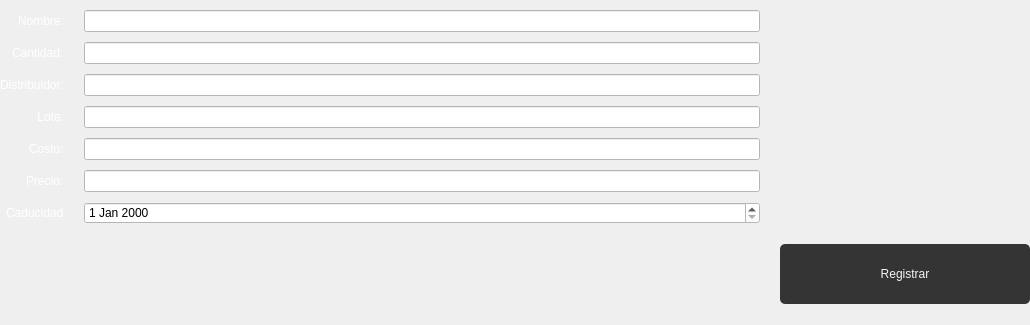
                              <widget class="QWidget" name="scrollAreaWidgetContents_14">
                               <property name="geometry">
                                <rect>
                                 <x>0</x>
                                 <y>0</y>
                                 <width>1030</width>
                                 <height>325</height>
                                </rect>
                               </property>
                               <layout class="QGridLayout" name="gridLayout_38">
                                <property name="leftMargin">
                                 <number>0</number>
                                </property>
                                <property name="topMargin">
                                 <number>0</number>
                                </property>
                                <property name="rightMargin">
                                 <number>0</number>
                                </property>
                                <property name="bottomMargin">
                                 <number>0</number>
                                </property>
                                <property name="horizontalSpacing">
                                 <number>20</number>
                                </property>
                                <property name="verticalSpacing">
                                 <number>0</number>
                                </property>
                                <item row="7" column="1">
                                 <widget class="QLineEdit" name="lineEdit_24">
                                  <property name="styleSheet">
                                   <string notr="true">font: 63 20pt &quot;Bahnschrift SemiBold SemiConden&quot;;
background-color: rgb(255, 255, 255);
</string>
                                  </property>
                                 </widget>
                                </item>
                                <item row="8" column="1">
                                 <widget class="QDateEdit" name="dateEdit">
                                  <property name="styleSheet">
                                   <string notr="true">font: 63 20pt &quot;Bahnschrift SemiBold SemiConden&quot;;
background-color: rgb(255, 255, 255);
</string>
                                  </property>
                                 </widget>
                                </item>
                                <item row="12" column="3" colspan="2">
                                 <widget class="QPushButton" name="GuardarRegistrarPaciente_5">
                                  <property name="minimumSize">
                                   <size>
                                    <width>250</width>
                                    <height>80</height>
                                   </size>
                                  </property>
                                  <property name="cursor">
                                   <cursorShape>PointingHandCursor</cursorShape>
                                  </property>
                                  <property name="styleSheet">
                                   <string notr="true">QPushButton{
	background-color: #343434;
	font: 87  22pt &quot;Arial Black&quot;;
	color: whitesmoke;
	border-radius: 5px;
	border: .5px solid #e6b31e;
	margin: 10 px;
	right-margin: 10px;
}

QPushButton:hover{
	background-color: #e6b31e;
	font: 87 22pt &quot;Arial Black&quot;;
	color: whitesmoke;
	border-radius: 5px;
	border: 1.5px solid #343434;
	margin: 10 px;
	right-margin: 10px;
}
</string>
                                  </property>
                                  <property name="text">
                                   <string>Registrar</string>
                                  </property>
                                 </widget>
                                </item>
                                <item row="3" column="1">
                                 <widget class="QLineEdit" name="lineEdit_21">
                                  <property name="styleSheet">
                                   <string notr="true">font: 63 20pt &quot;Bahnschrift SemiBold SemiConden&quot;;
background-color: rgb(255, 255, 255);
</string>
                                  </property>
                                 </widget>
                                </item>
                                <item row="6" column="1">
                                 <widget class="QLineEdit" name="lineEdit_23">
                                  <property name="styleSheet">
                                   <string notr="true">font: 63 20pt &quot;Bahnschrift SemiBold SemiConden&quot;;
background-color: rgb(255, 255, 255);
</string>
                                  </property>
                                 </widget>
                                </item>
                                <item row="4" column="1">
                                 <widget class="QLineEdit" name="lineEdit_22">
                                  <property name="styleSheet">
                                   <string notr="true">font: 63 20pt &quot;Bahnschrift SemiBold SemiConden&quot;;
background-color: rgb(255, 255, 255);
</string>
                                  </property>
                                 </widget>
                                </item>
                                <item row="0" column="1">
                                 <widget class="QLineEdit" name="NombreRegistrar_12">
                                  <property name="minimumSize">
                                   <size>
                                    <width>600</width>
                                    <height>0</height>
                                   </size>
                                  </property>
                                  <property name="cursor">
                                   <cursorShape>CrossCursor</cursorShape>
                                  </property>
                                  <property name="styleSheet">
                                   <string notr="true">font: 63 18pt &quot;Bahnschrift SemiBold SemiConden&quot;;
background-color: rgb(255, 255, 255);
</string>
                                  </property>
                                 </widget>
                                </item>
                                <item row="0" column="0" alignment="Qt::AlignRight">
                                 <widget class="QLabel" name="label_163">
                                  <property name="styleSheet">
                                   <string notr="true">font: 63 22pt &quot;Bahnschrift SemiBold SemiConden&quot;;
color: rgb(255, 255, 255);</string>
                                  </property>
                                  <property name="text">
                                   <string>Nombre:</string>
                                  </property>
                                 </widget>
                                </item>
                                <item row="4" column="0" alignment="Qt::AlignRight">
                                 <widget class="QLabel" name="label_37">
                                  <property name="styleSheet">
                                   <string notr="true">font: 63 22pt &quot;Bahnschrift SemiBold SemiConden&quot;;
color: rgb(255, 255, 255);</string>
                                  </property>
                                  <property name="text">
                                   <string>Distribuidor:</string>
                                  </property>
                                 </widget>
                                </item>
                                <item row="6" column="0" alignment="Qt::AlignRight">
                                 <widget class="QLabel" name="label_60">
                                  <property name="styleSheet">
                                   <string notr="true">font: 63 22pt &quot;Bahnschrift SemiBold SemiConden&quot;;
color: rgb(255, 255, 255);</string>
                                  </property>
                                  <property name="text">
                                   <string>Costo:</string>
                                  </property>
                                 </widget>
                                </item>
                                <item row="8" column="0" alignment="Qt::AlignRight">
                                 <widget class="QLabel" name="label_26">
                                  <property name="styleSheet">
                                   <string notr="true">font: 63 22pt &quot;Bahnschrift SemiBold SemiConden&quot;;
color: rgb(255, 255, 255);</string>
                                  </property>
                                  <property name="text">
                                   <string>Caducidad</string>
                                  </property>
                                 </widget>
                                </item>
                                <item row="3" column="0" alignment="Qt::AlignRight">
                                 <widget class="QLabel" name="label_67">
                                  <property name="styleSheet">
                                   <string notr="true">font: 63 22pt &quot;Bahnschrift SemiBold SemiConden&quot;;
color: rgb(255, 255, 255);</string>
                                  </property>
                                  <property name="text">
                                   <string>Cantidad:</string>
                                  </property>
                                 </widget>
                                </item>
                                <item row="7" column="0" alignment="Qt::AlignRight">
                                 <widget class="QLabel" name="label_164">
                                  <property name="styleSheet">
                                   <string notr="true">font: 63 22pt &quot;Bahnschrift SemiBold SemiConden&quot;;
color: rgb(255, 255, 255);</string>
                                  </property>
                                  <property name="text">
                                   <string>Precio:</string>
                                  </property>
                                 </widget>
                                </item>
                                <item row="5" column="0">
                                 <widget class="QLabel" name="label_171">
                                  <property name="styleSheet">
                                   <string notr="true">font: 63 22pt &quot;Bahnschrift SemiBold SemiConden&quot;;
color: rgb(255, 255, 255);</string>
                                  </property>
                                  <property name="text">
                                   <string>Lote:</string>
                                  </property>
                                  <property name="alignment">
                                   <set>Qt::AlignRight|Qt::AlignTrailing|Qt::AlignVCenter</set>
                                  </property>
                                 </widget>
                                </item>
                                <item row="5" column="1">
                                 <widget class="QLineEdit" name="lineEdit_31">
                                  <property name="styleSheet">
                                   <string notr="true">font: 63 20pt &quot;Bahnschrift SemiBold SemiConden&quot;;
background-color: rgb(255, 255, 255);
</string>
                                  </property>
                                 </widget>
                                </item>
                               </layout>
                              </widget>
